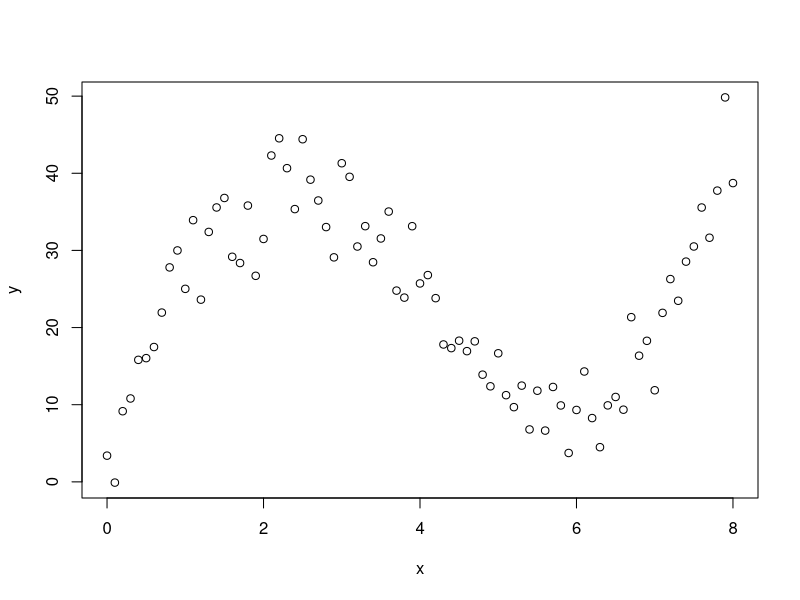
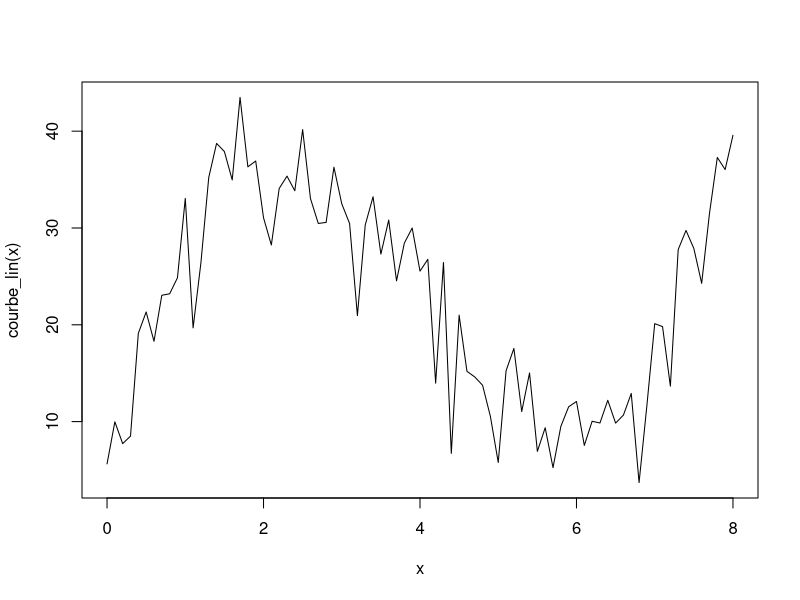
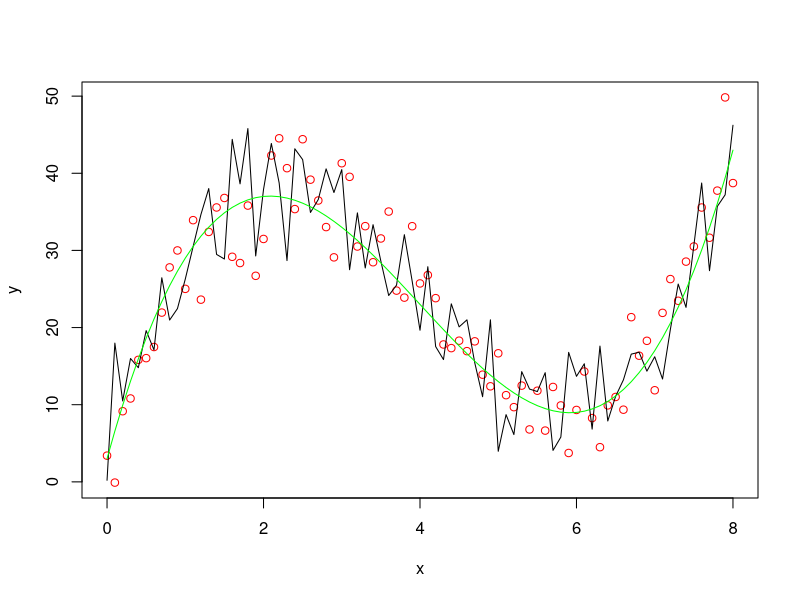

R code for these plots, in order:
x<-seq(0, 8, by=0.1)
b<-c(3, 37, -12, 1)
sigma <- 5
y<-b[1]+b[2]*x+b[3]*x^2+b[4]*x^3 +rnorm(x, 0, sigma)
plot(x, y)

courbe_lin <- function(a) b[1]+b[2]*a+b[3]*a^2+b[4]*a^3 +rnorm(x, 0, sigma)
courbe_sans_sig <- function(a) b[1]+b[2]*a+b[3]*a^2+b[4]*a^3
curve(courbe_lin, from=0, to=8 ,n=81)

x3 = x^3
x2 <- x^2
x0 <- vector("numeric", 81)
x0<- x0+b[1]
#dim(x0) <- 81
myset = data.frame(x3, x2, x, x0)

#vals = x0+b[2]*x+b[3]*x^2+b[4]*x^3

lm_x = lm(y ~ ., myset)
coef(lm_x ~ res)

plot(x, y, col="red")
curve(courbe_lin, from=0, to=8 ,n=81, add=TRUE)
curve(courbe_sans_sig, from=0, to=8 ,n=81, add=TRUE, col="green")

# calculer la variance des residuels 
var(lm_x$residuals)

# compute confidence interval of significance level a = 5%
confint(lm_x, level=0.95)
